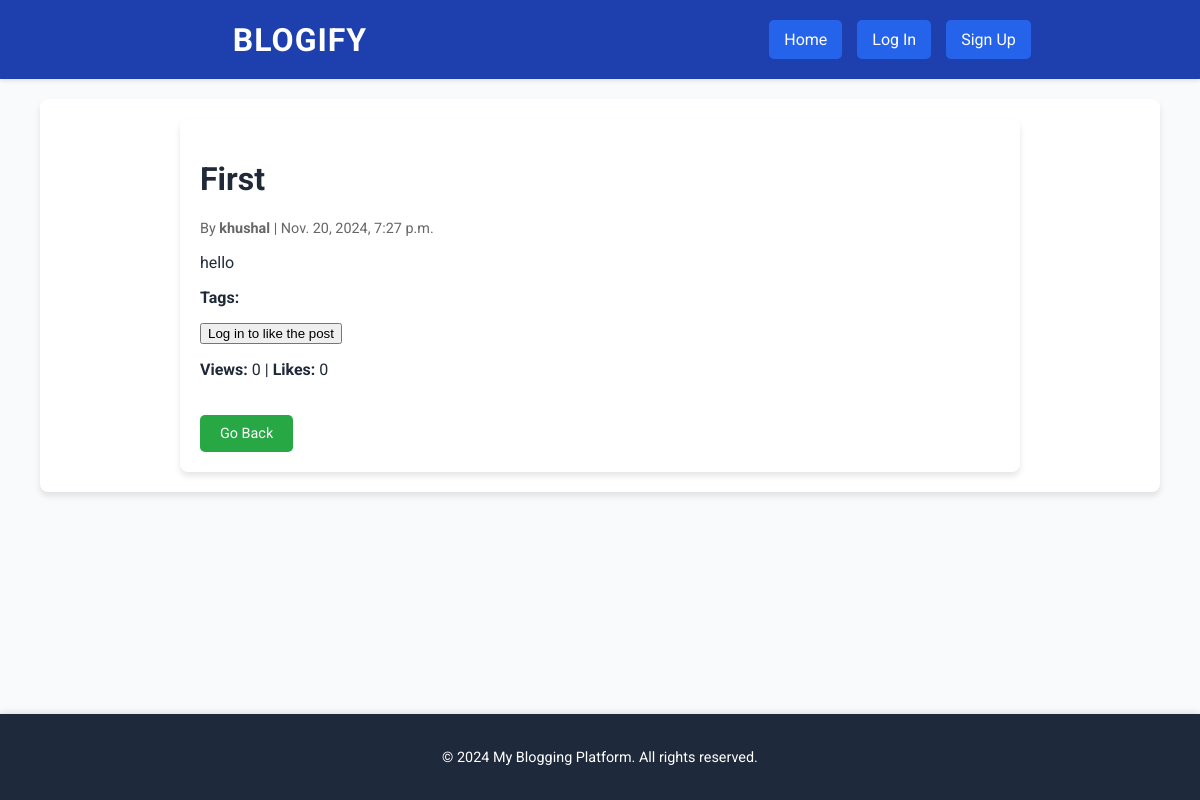
The page /view_blog/1/ on the database as committed earlier.
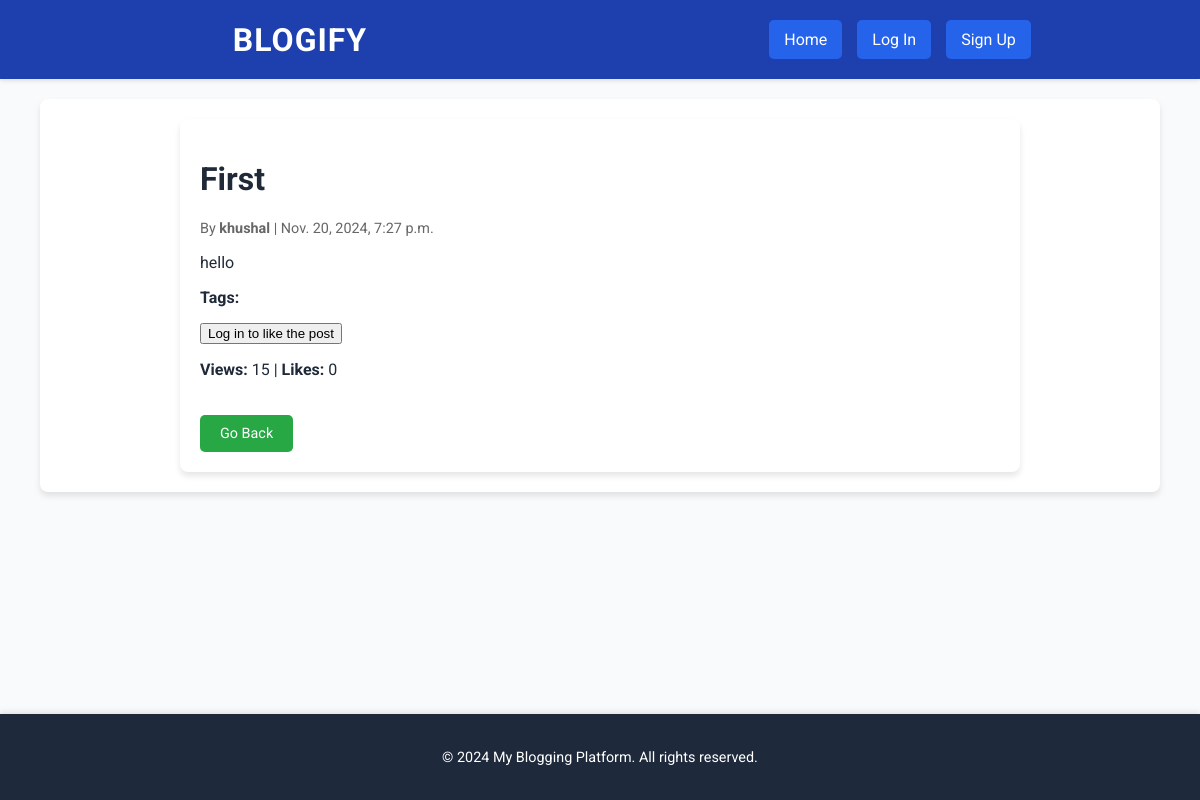
The same page on the database as committed later.
### blog/models.py (models this page shows, shortened)
class Blog(models.Model):
    STATUS_CHOICES = [
        ('draft', 'Draft'),
        ('post', 'Post'),
        ('archived', 'Archived'),
    ]
    title = models.CharField(max_length=200)
    content = models.TextField()
    author = models.ForeignKey(User, on_delete=models.CASCADE)
    timestamp = models.DateTimeField(auto_now_add=True)
    last_updated = models.DateTimeField(auto_now=True)
    tags = models.CharField(max_length=100, blank=True)  # Comma-separated tags
    status = models.CharField(max_length=10, choices=STATUS_CHOICES, default='post')
    cover_image = models.ImageField(upload_to='blog_images/', blank=True, null=True)
    slug = models.SlugField(unique=True, blank=True)
    views_count = models.PositiveIntegerField(default=0)
    comments_allowed = models.BooleanField(default=True)
    likes_count = models.PositiveIntegerField(default=0)

### blog/views.py (the view)
# urls.py: path('view_blog/<int:blog_id>/', views.view_blog, name='view_blog'),
def view_blog(request, blog_id):
    blog = get_object_or_404(Blog, id=blog_id)
    return render(request, 'blog_detail.html', {'blog': blog})

### blog/templates/blog_detail.html (shortened to what this page needs)
{% extends 'base.html' %}
{% block content %}
<div class="blog-detail-container">
    <h1>{{ blog.title }}</h1>
    <p class="blog-meta">By <strong>{{ blog.author.username }}</strong> | {{ blog.timestamp }}</p>
    <p>{{ blog.content }}</p>
    <div class="blog-footer">
        <p><strong>Tags:</strong> {{ blog.tags }}</p>
        <form method="POST" action="{% url 'like_blog' blog.id %}">
    <button type="submit">
        {% if user.is_authenticated %}
            {% if user_liked %}
                Unlike
            {% else %}
                Like
            {% endif %}
        {% else %}
            Log in to like the post
        {% endif %}
    </button>
</form>
        <p><strong>Views:</strong> {{ blog.views_count }} | <strong>Likes:</strong> {{ blog.likes_count }}</p>
    </div>
    <a href="{{ request.META.HTTP_REFERER|default:'#' }}" class="button back-home-btn">Go Back</a>
</div>
{% endblock %}

Rows that differ between the two databases and show on the page:
changed Blog "First": views_count "0" → "15"
